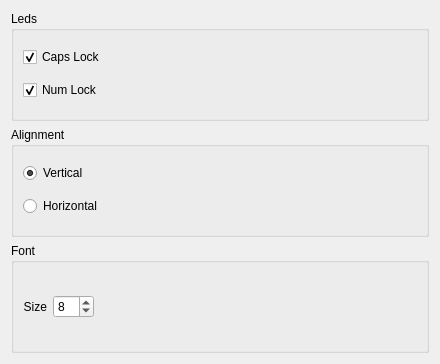
<?xml version="1.0" encoding="UTF-8"?>
<ui version="4.0">
 <class>DialogConfig</class>
 <widget class="QWidget" name="DialogConfig">
  <property name="geometry">
   <rect>
    <x>0</x>
    <y>0</y>
    <width>440</width>
    <height>364</height>
   </rect>
  </property>
  <property name="minimumSize">
   <size>
    <width>400</width>
    <height>300</height>
   </size>
  </property>
  <property name="windowTitle">
   <string>Form</string>
  </property>
  <property name="locale">
   <locale language="English" country="UnitedStates"/>
  </property>
  <layout class="QVBoxLayout" name="verticalLayout">
   <item>
    <widget class="QGroupBox" name="groupBox_3">
     <property name="title">
      <string>Leds</string>
     </property>
     <layout class="QVBoxLayout" name="verticalLayout_2">
      <item>
       <widget class="QCheckBox" name="ckCapsLock">
        <property name="text">
         <string>Caps Lock</string>
        </property>
        <property name="checked">
         <bool>true</bool>
        </property>
       </widget>
      </item>
      <item>
       <widget class="QCheckBox" name="ckNumLock">
        <property name="text">
         <string>Num Lock</string>
        </property>
        <property name="checked">
         <bool>true</bool>
        </property>
       </widget>
      </item>
     </layout>
    </widget>
   </item>
   <item>
    <widget class="QGroupBox" name="groupBox">
     <property name="title">
      <string>Alignment</string>
     </property>
     <layout class="QVBoxLayout" name="verticalLayout_3">
      <item>
       <widget class="QRadioButton" name="rbVertical">
        <property name="text">
         <string>Vertical</string>
        </property>
        <property name="checked">
         <bool>true</bool>
        </property>
       </widget>
      </item>
      <item>
       <widget class="QRadioButton" name="rbHorizontal">
        <property name="layoutDirection">
         <enum>Qt::LeftToRight</enum>
        </property>
        <property name="text">
         <string>Horizontal</string>
        </property>
        <property name="checked">
         <bool>false</bool>
        </property>
       </widget>
      </item>
     </layout>
    </widget>
   </item>
   <item>
    <widget class="QGroupBox" name="groupBox_2">
     <property name="title">
      <string>Font</string>
     </property>
     <layout class="QHBoxLayout" name="horizontalLayout_2">
      <item>
       <widget class="QLabel" name="label">
        <property name="frameShape">
         <enum>QFrame::NoFrame</enum>
        </property>
        <property name="text">
         <string>Size</string>
        </property>
        <property name="alignment">
         <set>Qt::AlignRight|Qt::AlignTrailing|Qt::AlignVCenter</set>
        </property>
       </widget>
      </item>
      <item>
       <widget class="QSpinBox" name="spinBox">
        <property name="minimum">
         <number>4</number>
        </property>
        <property name="maximum">
         <number>50</number>
        </property>
        <property name="value">
         <number>8</number>
        </property>
       </widget>
      </item>
      <item>
       <spacer name="horizontalSpacer">
        <property name="orientation">
         <enum>Qt::Horizontal</enum>
        </property>
        <property name="sizeHint" stdset="0">
         <size>
          <width>40</width>
          <height>20</height>
         </size>
        </property>
       </spacer>
      </item>
     </layout>
    </widget>
   </item>
  </layout>
 </widget>
 <resources/>
 <connections/>
 <slots>
  <slot>setFontSize()</slot>
 </slots>
</ui>
